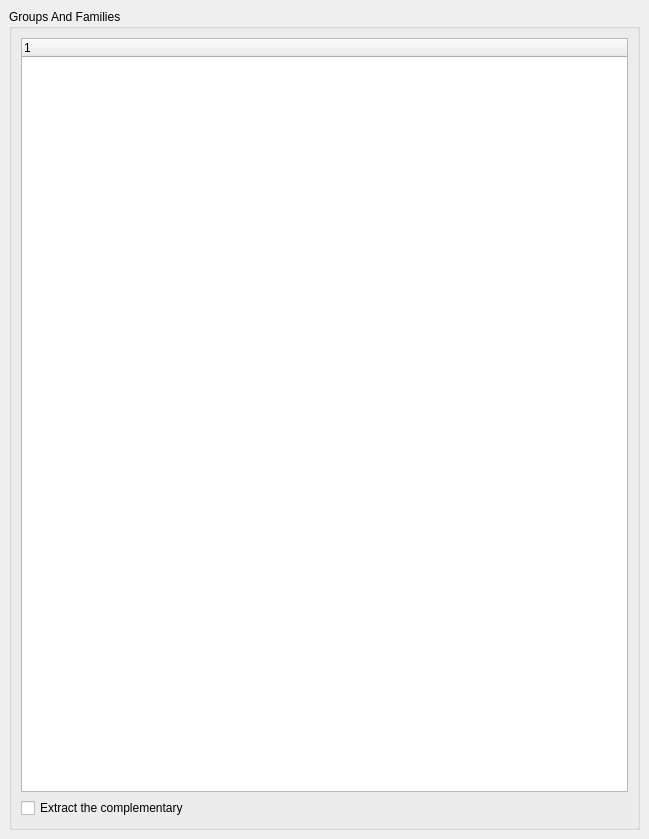
<?xml version="1.0" encoding="UTF-8"?>
<ui version="4.0">
 <class>ExtractGroupPanel</class>
 <widget class="QWidget" name="ExtractGroupPanel">
  <property name="geometry">
   <rect>
    <x>0</x>
    <y>0</y>
    <width>649</width>
    <height>839</height>
   </rect>
  </property>
  <property name="sizePolicy">
   <sizepolicy hsizetype="Preferred" vsizetype="Preferred">
    <horstretch>0</horstretch>
    <verstretch>0</verstretch>
   </sizepolicy>
  </property>
  <property name="windowTitle">
   <string>Form</string>
  </property>
  <layout class="QGridLayout" name="gridLayout">
   <property name="margin">
    <number>9</number>
   </property>
   <item row="0" column="0" colspan="3">
    <widget class="QGroupBox" name="geometryGroupBox">
     <property name="sizePolicy">
      <sizepolicy hsizetype="Preferred" vsizetype="Preferred">
       <horstretch>0</horstretch>
       <verstretch>1</verstretch>
      </sizepolicy>
     </property>
     <property name="title">
      <string>Groups And Families</string>
     </property>
     <layout class="QVBoxLayout">
      <property name="spacing">
       <number>6</number>
      </property>
      <property name="margin">
       <number>9</number>
      </property>
      <item>
       <layout class="QVBoxLayout" name="verticalLayout">
        <item>
         <widget class="pqTreeWidget" name="Fields">
          <property name="minimumSize">
           <size>
            <width>0</width>
            <height>200</height>
           </size>
          </property>
          <column>
           <property name="text">
            <string notr="true">1</string>
           </property>
          </column>
         </widget>
        </item>
       </layout>
      </item>
      <item>
       <widget class="QCheckBox" name="ExtractComplementary">
        <property name="text">
         <string>Extract the complementary</string>
        </property>
       </widget>
      </item>
     </layout>
    </widget>
   </item>
  </layout>
 </widget>
 <customwidgets>
  <customwidget>
   <class>pqTreeWidget</class>
   <extends>QTreeWidget</extends>
   <header>pqTreeWidget.h</header>
  </customwidget>
 </customwidgets>
 <resources/>
 <connections/>
 <designerdata>
  <property name="gridDeltaX">
   <number>10</number>
  </property>
  <property name="gridDeltaY">
   <number>10</number>
  </property>
  <property name="gridSnapX">
   <bool>false</bool>
  </property>
  <property name="gridSnapY">
   <bool>false</bool>
  </property>
  <property name="gridVisible">
   <bool>true</bool>
  </property>
 </designerdata>
</ui>
